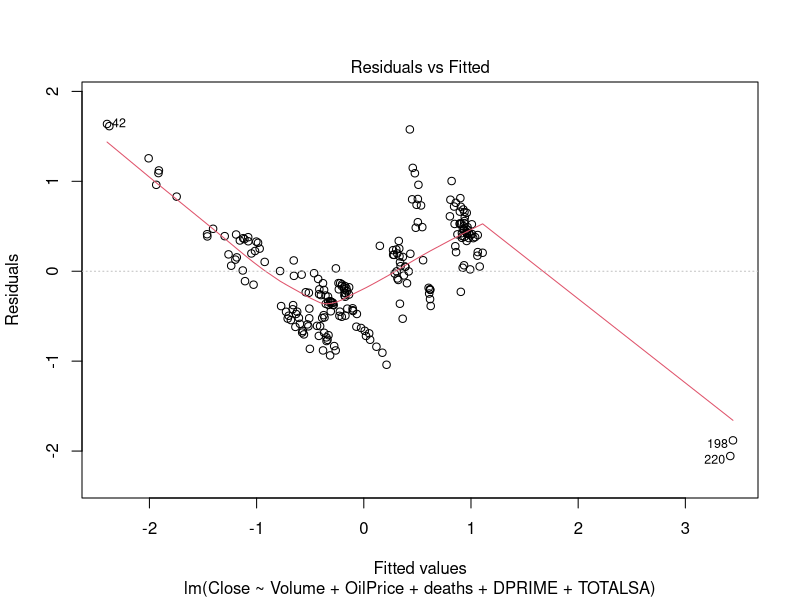
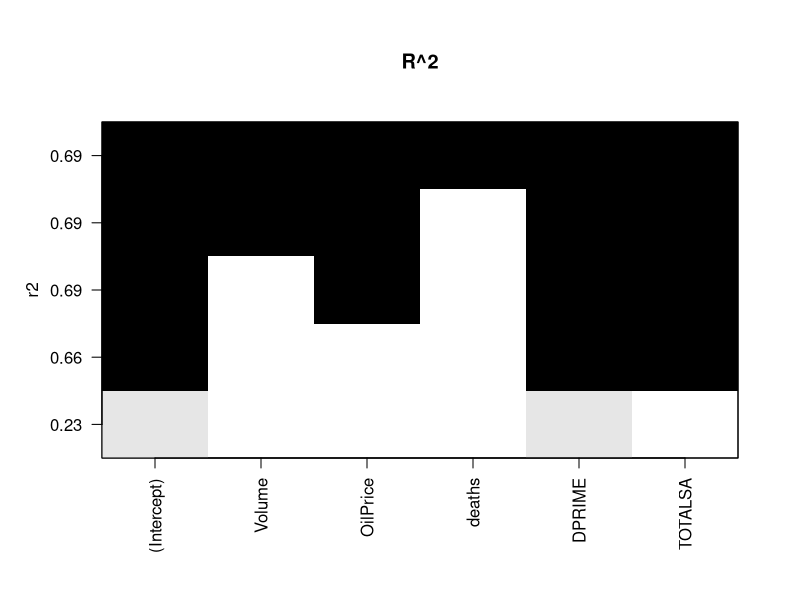
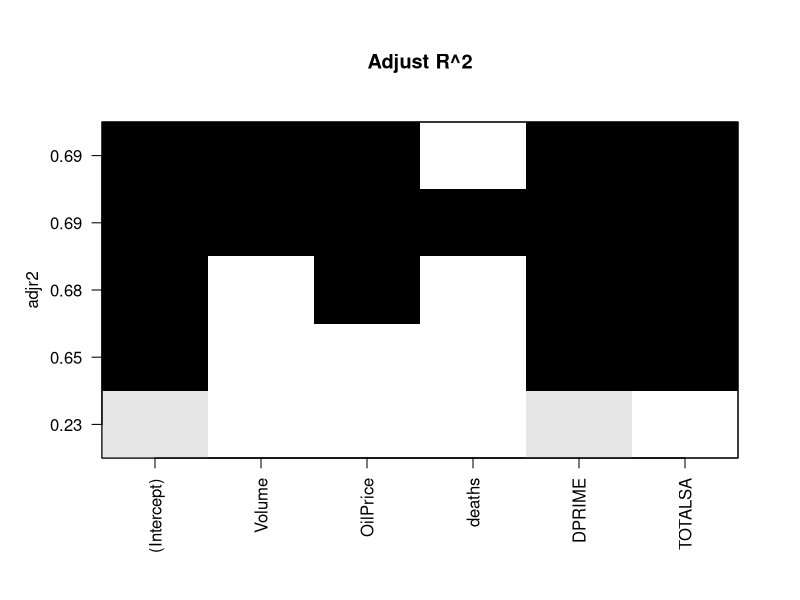
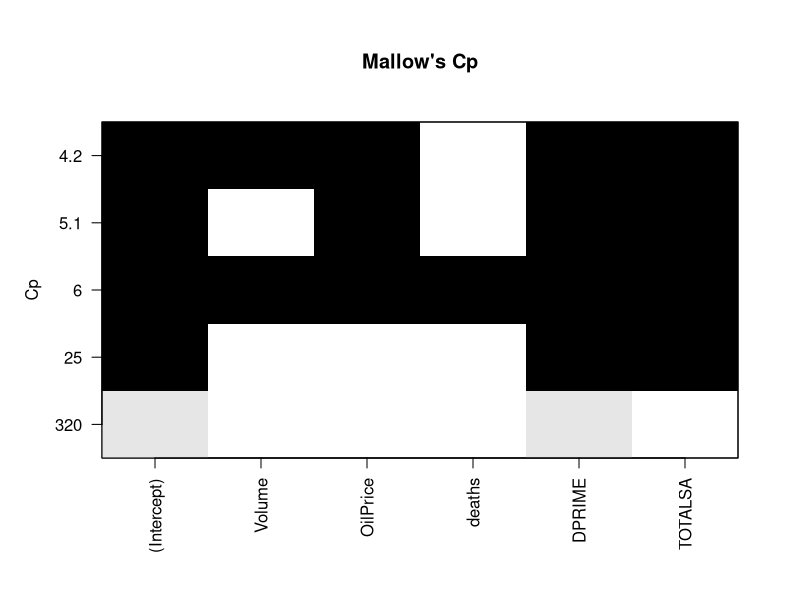
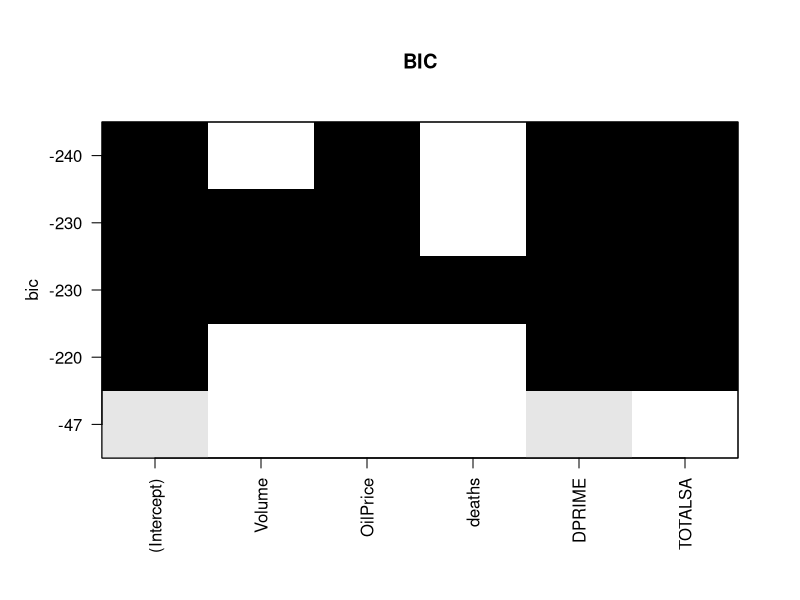
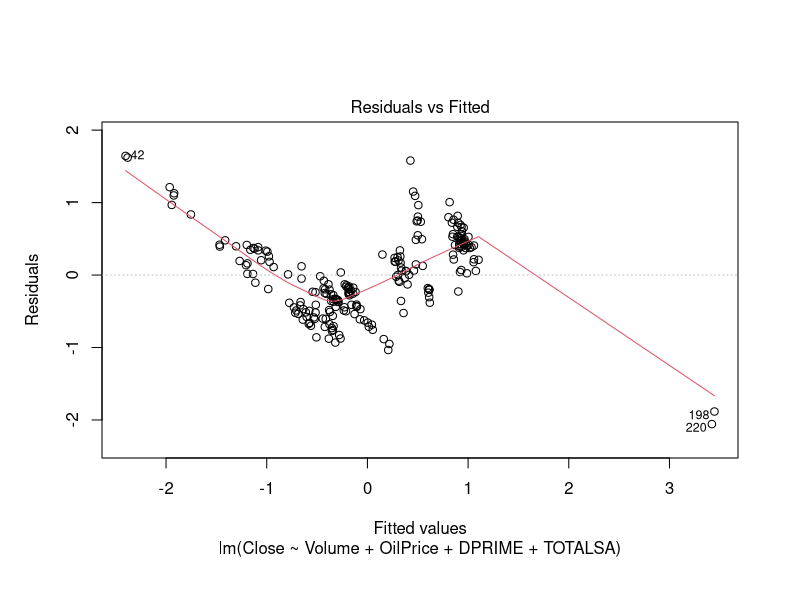
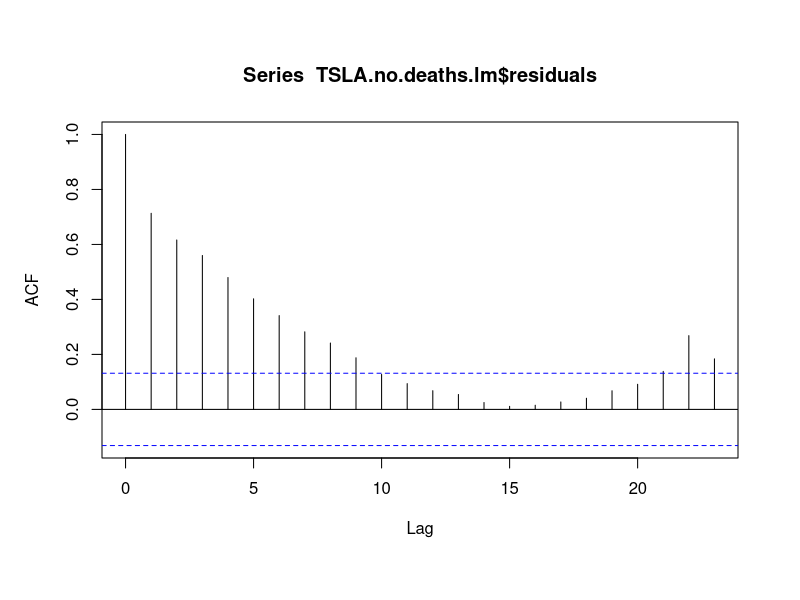
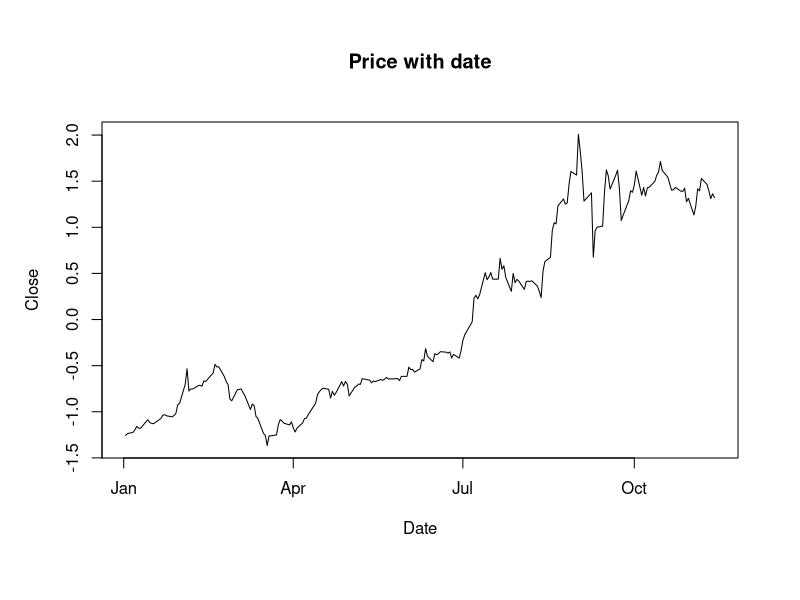

Here is the R script that generated these plots, in order:
## ---- chunk 1
knitr::opts_chunk$set(echo = TRUE)
## ---- chunk 2
getwd()
library(forecast)
TSLA.full = read.csv("11_31scale.csv", header = T)
## ---- chunk 3
TSLA.full$Date = as.Date(TSLA.full$Date, format = "%Y-%m-%d")
TSLA.full.lm = lm(Close ~ Volume + OilPrice + deaths + DPRIME + TOTALSA, data = TSLA.full)
summary(TSLA.full.lm)
plot(TSLA.full.lm, which = 1)
## ---- chunk 4
library(leaps)
regsubsets.out = regsubsets(
  Close ~ Volume + OilPrice + deaths + DPRIME + TOTALSA, data = TSLA.full,
  nbest = 1,
  nvmax = NULL,
  method = "exhaustive"
)
plot(regsubsets.out , scale = "r2", main = "R^2")
plot(regsubsets.out , scale = "adjr2", main = "Adjust R^2")
plot(regsubsets.out , scale = "Cp", main = " Mallow's Cp ")
plot(regsubsets.out , main = "BIC")
## ---- chunk 5
TSLA.no.deaths.lm = lm(Close ~ Volume + OilPrice + DPRIME + TOTALSA, data = TSLA.full)
summary(TSLA.no.deaths.lm)
plot(TSLA.no.deaths.lm, which = 1)
acf(TSLA.no.deaths.lm$residuals)
## ---- chunk 6
plot(TSLA.full$Date, TSLA.full$Close, type = 'l',
     xlab = "Date", ylab = "Close", main = "Price with date")
## ---- chunk 7
Price = log(TSLA.full$Close)
ndiffs(Price)
Close.diff = diff(TSLA.full$Close, 1)
ndiffs(Close.diff)
Close.diff = diff(Close.diff, 1)
plot(TSLA.full$Date[1:length(Close.diff)] ,Close.diff, type = 'l',
     xlab = "Date", ylab = "log Close", main = "log Price with date")
acf(Close.diff)
pacf(Close.diff)

## ---- chunk 8
auto.arima(TSLA.full$Close, trace = T, xreg = cbind(TSLA.full$Volume, TSLA.full$OilPrice, TSLA.full$DPRIME, TSLA.full$TOTALSA))

## ---- chunk 9
ARIMA.m = arima(TSLA.full$Close, 
                order = c(5, 1, 5),
                xreg = cbind(TSLA.full$Volume, TSLA.full$OilPrice, TSLA.full$DPRIME, TSLA.full$TOTALSA),
                method="ML")
summary(ARIMA.m)

## ---- chunk 10
plot(ARIMA.m$residuals)
acf(ARIMA.m$residuals)
## ---- chunk 11
price = ts(data = TSLA.full$Close)
plot(price)
acf(price)
ndiffs(price)
price.diff2 = diff(price, 2)
ndiffs(price.diff2)
price.diff21 = diff(price.diff2, 1)
ndiffs(price.diff21)
acf(price.diff21)
pacf(price.diff21)
plot(price.diff21)

auto.arima(price, trace = T)

arima.model = arima(price, order = c(3,2,0), method = "ML")

summary(arima.model)

plot(arima.model$residuals)

acf(arima.model$residuals)

qqnorm(arima.model$residuals)
Box.test(arima.model$residuals, type = "Ljung-Box")
pred = predict(arima.model, 10)
pred
plot(c(2615:2625),price[(length(price)-10) : length(price)-1], type = 'l')
lines(pred$pred, col = "red")
